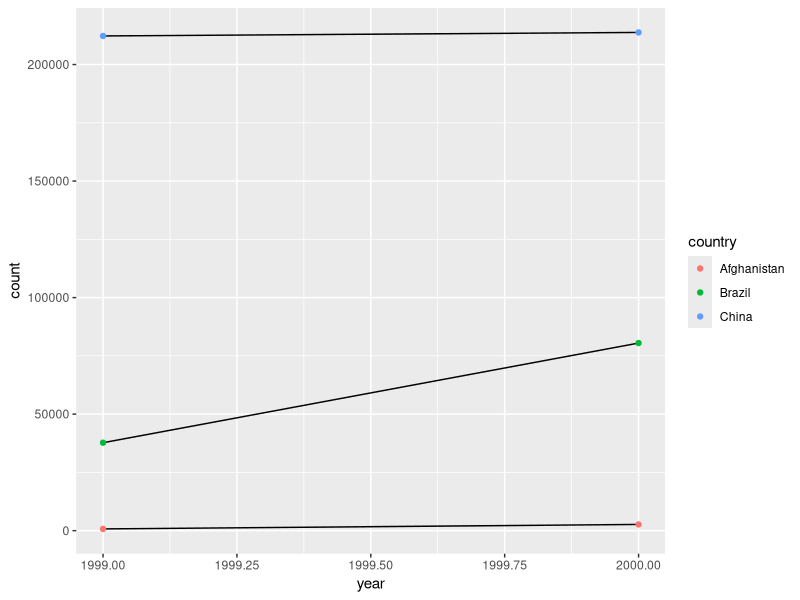
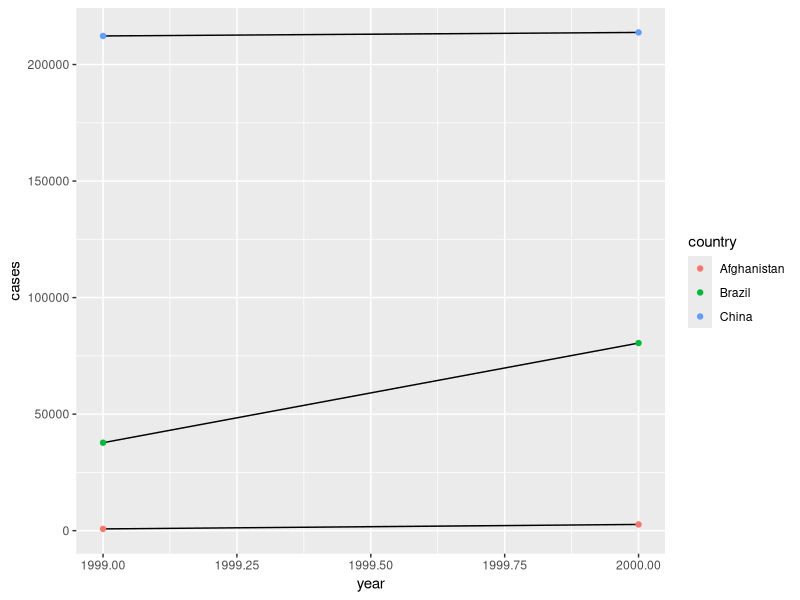

These figures' R source, in order: (Note: this script raises an error after producing the figures.)
## ---- chunk 1
knitr::opts_chunk$set(echo = TRUE)
library(tidyverse)
## ---- chunk 2
#table2
data(table2)
table2_cases <- table2 %>%
  spread(type, count) %>%
  mutate(rate = cases / population * 10000)
print(table2_cases)
## ---- chunk 3
#table4a + 4b = 4c

table4 <- inner_join(table4a, table4b, by = "country") %>%
  gather(year, cases, c(`1999.x`, `2000.x`)) %>%
  gather(year, population, c(`1999.y`, `2000.y`)) %>%
  mutate(rate = cases / population * 10000) %>%
#  gsub(".y","", table4$year) %>%      Why does including this line get rid of all other information?
  print()

#gsub(".y","", table4$year)
## ---- chunk 4
#> # A tibble: 12 x 4
#>   country      year type           count
#>   <chr>       <int> <chr>          <int>
#> 1 Afghanistan  1999 cases            745
#> 2 Afghanistan  1999 population  19987071
#> 3 Afghanistan  2000 cases           2666
#> 4 Afghanistan  2000 population  20595360
#> 5 Brazil       1999 cases          37737
#> 6 Brazil       1999 population 172006362
#> # … with 6 more rows

#option 1: without using tidied data frame
table2.3 <- table2 %>%
  filter(type == "cases") #need to filter out population first

ggplot(table2.3, aes(year, count)) +
  geom_line(aes(group = country)) +
  geom_point(aes(color  = country))
## ---- chunk 5
#option 2: using tidied data frame
table2_cases %>% ggplot(aes(year, cases)) +
  geom_line(aes(group = country)) +
  geom_point(aes(color  = country))
## ---- chunk 6
stocks <- tibble(
  year   = c(2015, 2015, 2016, 2016),
  half  = c(   1,    2,     1,    2),
  return = c(1.88, 0.59, 0.92, 0.17)
)
print(stocks)
stocks %>% 
  pivot_wider(names_from = year, values_from = return) %>% 
  pivot_longer(`2015`:`2016`, names_to = "year", values_to = "return")
## ---- chunk 7
stocks %>% 
  pivot_wider(names_from = year, values_from = return) %>% 
  pivot_longer(`2015`:`2016`, names_to = "year", values_to = "return", names_ptypes = list(year = double()))
## ---- chunk 8
#table4a %>% 
#  pivot_longer(c(1999, 2000), names_to = "year", values_to = "cases")
## ---- chunk 9
table4a %>% 
  pivot_longer(c(`1999`, `2000`), names_to = "year", values_to = "cases")
## ---- chunk 10
people <- as_tibble(tribble(
  ~name,             ~names,  ~values,
  #-----------------|--------|------
  "Phillip Woods",   "age",       45, #age 1
  "Phillip Woods",   "height",   186,
  "Phillip Woods",   "age",       50, #age 2
  "Jessica Cordero", "age",       37,
  "Jessica Cordero", "height",   156
))

f_it <- as.data.frame(people)
f_it[3,2] = "age2"
print(f_it)

f_it <- as_tibble(f_it) %>%
  spread(names,name) %>%
  print()

#people %>%
#  group_by(names) %>%
#  mutate(group_id <- group_indices(values)) %>%
#  print()
## ---- chunk 11
preg <- tribble(
  ~pregnant, ~male, ~female,
  "yes",     NA,    10,
  "no",      20,    12
)

preggo <- as_tibble(preg) %>%
  pivot_longer(c("male","female"), names_to = "gender", values_to = "count") %>%
  select(gender, pregnant, count) %>%
  print()
## ---- chunk 12
#extra options : warn(default), drop, merge(length(into))
##fill options : warn(emit warning and fill from right), right(fill with missing values on right), left(fill with missing vlues on left)

tibble(x = c("a,b,c", "d,e,f,g", "h,i,j")) %>% #one row has an extra data point
  separate(x, c("one", "two", "three"))
#becomes
tibble(x = c("a,b,c", "d,e,f,g", "h,i,j")) %>% #one row has an extra data point
  separate(x, c("one", "two", "three"), extra = "merge")
#fill makes no difference here b/c no empty values
## ---- chunk 13
tibble(x = c("a,b,c", "d,e", "f,g,i")) %>%  #one row lacks a data point
  separate(x, c("one", "two", "three"))
#becomes
tibble(x = c("a,b,c", "d,e", "f,g,i")) %>%  #one row lacks a data point
  separate(x, c("one", "two", "three"), fill = "left") #NA shifted to right (no effect if fill = "right)
## ---- chunk 14
tibble(x = c("a,b,c", "d,e", "f,g,i")) %>%  #one row lacks a data point
  separate(x, c("one", "two", "three"), remove = FALSE)
## ---- chunk 15
#relevant dataset
data(who)
whom <- who %>%
  pivot_longer(
    cols = new_sp_m014:newrel_f65, 
    names_to = "key", 
    values_to = "cases", 
    values_drop_na = TRUE
  ) %>% 
  mutate(
    key = stringr::str_replace(key, "newrel", "new_rel")
  ) %>%
  separate(key, c("new", "var", "sexage")) %>% 
  select(-new, -iso2, -iso3) %>% 
  separate(sexage, c("sex", "age"), sep = 1) %>%
  print()
## ---- chunk 16
#count unique values for each column (status = weak evidence)
  summary(unique(who$country)) #219
  summary(unique(who$iso2)) #219
  summary(unique(who$iso3)) #219
  
#unique combinations of country with iso2 and iso3
#would expect to find 219 combinations if each country has the same equivalent in iso2 and iso3 (status = slightly better evidence!)

nrow(unique(who[,c("country","iso2","iso3")])) #219
## ---- chunk 17
#did not get to in time
# whom %>%
# group_by(country,year,sex) %>%
# count(cases)
